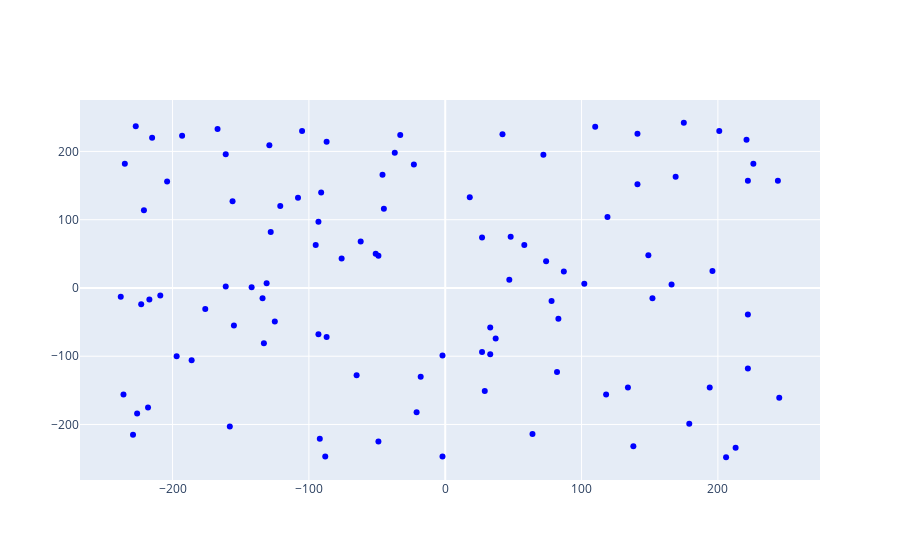

This figure's notebook cell:
### Code cell
fig = go.Figure()
# Add traces for each column
fig.add_trace(go.Scatter(x=df['A'], y=df['B'], mode='markers', name='A vs B', line=dict(color='blue')))
iplot(fig)

### Figure 1 — Plotly figure (JSON) as saved in the notebook; plotly's stock layout.template omitted (floating-point values rounded to 4 significant figures)
{"data": [{"line": {"color": "blue"}, "mode": "markers", "name": "A vs B", "x": [206, -88, -51, -87, -62, -105, -93, 87, 82, -218, 102, 244, 149, 78, 226, -21, 64, 221, 110, -238, -93, -236, -223, -226, -49, -204, -37, 83, -161, -167, 245, -128, 72, -95, 27, 138, 29, 74, -221, -108, 33, 58, -65, 179, -23, -87, -155, 194, -156, -46, -197, 169, -76, 48, 196, -227, -158, -2, 222, -125, 152, -217, -229, 42, 119, 175, 141, -209, -91, 166, 18, 222, -33, -129, -134, -235, -176, -18, -131, 47, 37, 201, 27, -49, -2, -161, 222, 33, 134, -121, -186, -45, -133, -142, -193, -215, -92, 213, 141, 118], "y": [-248, -247, 50, -72, 68, 230, 97, 24, -123, -175, 6, 157, 48, -19, 182, -182, -214, 217, 236, -13, -68, -156, -24, -184, -225, 156, 198, -45, 196, 233, -161, 82, 195, 63, -94, -232, -151, 39, 114, 132, -97, 63, -128, -199, 181, 214, -55, -146, 127, 166, -100, 163, 43, 75, 25, 237, -203, -99, -118, -49, -15, -17, -215, 225, 104, 242, 226, -11, 140, 5, 133, -39, 224, 209, -15, 182, -31, -130, 7, 12, -74, 230, 74, 47, -247, 2, 157, -58, -146, 120, -106, 116, -81, 1, 223, 220, -221, -234, 152, -156], "type": "scatter"}], "layout": {}}
